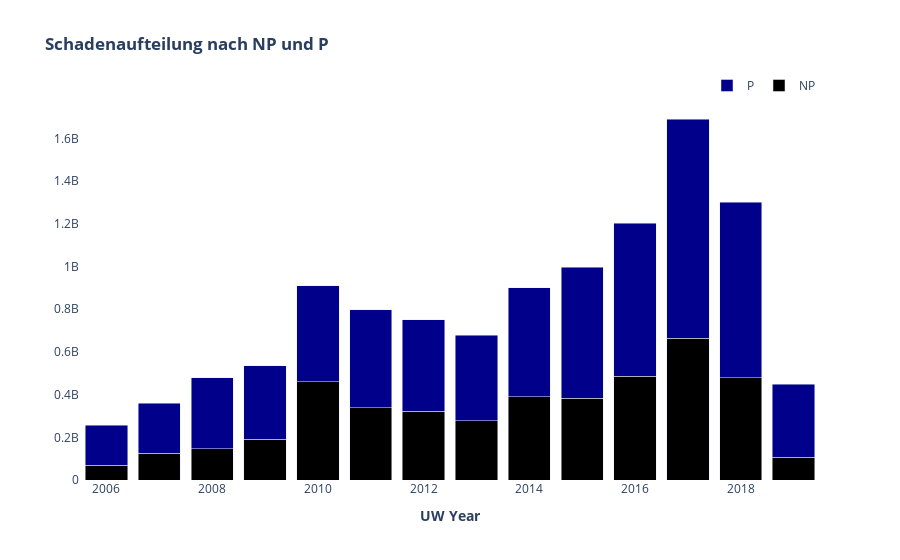

Notebook cell for this chart:
### Markdown cell above
# Bar

https://plotly.com/python/bar-charts/

### Code cell
import plotly.graph_objects as go
df = pd.read_pickle('data/Backtesting2020_SQ-UW_Abrech_20200907_sop.pkl')
df_np=df[df['EboSchema']=='NP']
df_np=df_np.groupby('Renewal').sum()[:len(df_np.index.values)-2]
df_p=df[df['EboSchema']=='Prop']
df_p=df_p.groupby('Renewal').sum()[:len(df_p.index.values)-2]
#print(df_p)
animals=df_p.index.values[:len(df_p.index.values)-2]

fig = go.Figure(data=[
    go.Bar(name='NP', x=animals, y=df_np['Abrech-Schaden'], marker = {'color' : 'black'}),
    go.Bar(name='P', x=animals, y=df_p['Abrech-Schaden'], marker = {'color' : 'darkblue'})
])


fig.update_layout(
    title_text="<b>Schadenaufteilung nach NP und P</b>", # Add figure title
    plot_bgcolor = "white", # background color
    barmode='stack' # Change the bar mode
)
# Set x-axis title
fig.update_xaxes(title_text="<b>UW Year</b>")

# legend
fig.update_layout(showlegend=True)
fig.update_layout(legend=dict(
    orientation="h",
    yanchor="bottom",
    y=1,
    xanchor="right",
    x=1
))
fig.show()

### Figure 1 — Plotly figure (JSON) as saved in the notebook; plotly's stock layout.template omitted (floating-point values rounded to 4 significant figures)
{"data": [{"marker": {"color": "black"}, "name": "NP", "type": "bar", "x": [2006, 2007, 2008, 2009, 2010, 2011, 2012, 2013, 2014, 2015, 2016, 2017, 2018, 2019], "y": [68300000.0, 124200000.0, 147000000.0, 190000000.0, 461300000.0, 338300000.0, 320800000.0, 278300000.0, 390300000.0, 383800000.0, 486900000.0, 663200000.0, 478300000.0, 107400000.0, 0, 0]}, {"marker": {"color": "darkblue"}, "name": "P", "type": "bar", "x": [2006, 2007, 2008, 2009, 2010, 2011, 2012, 2013, 2014, 2015, 2016, 2017, 2018, 2019], "y": [187800000.0, 235900000.0, 332900000.0, 345800000.0, 447500000.0, 458700000.0, 430100000.0, 399100000.0, 510700000.0, 613600000.0, 714400000.0, 1028000000.0, 823400000.0, 340200000.0, 0, 0]}], "layout": {"barmode": "stack", "legend": {"orientation": "h", "x": 1, "xanchor": "right", "y": 1, "yanchor": "bottom"}, "plot_bgcolor": "white", "showlegend": true, "title": {"text": "<b>Schadenaufteilung nach NP und P</b>"}, "xaxis": {"title": {"text": "<b>UW Year</b>"}}}}
